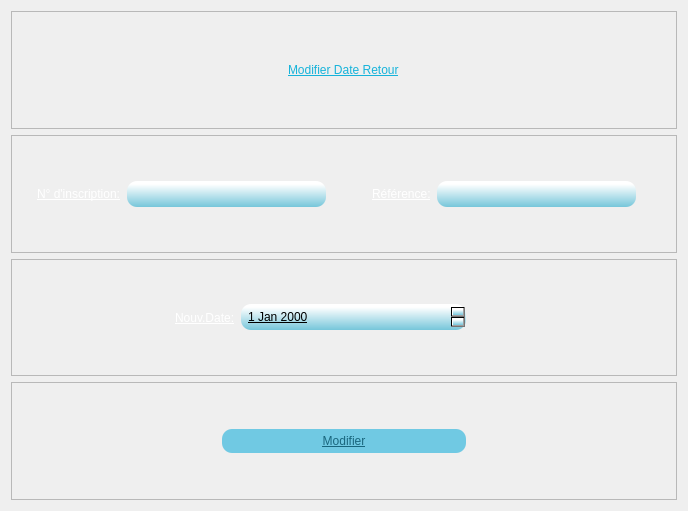
<?xml version="1.0" encoding="UTF-8"?>
<ui version="4.0">
 <class>Dialog</class>
 <widget class="QDialog" name="Dialog">
  <property name="geometry">
   <rect>
    <x>0</x>
    <y>0</y>
    <width>688</width>
    <height>511</height>
   </rect>
  </property>
  <property name="windowTitle">
   <string>Dialog</string>
  </property>
  <property name="styleSheet">
   <string notr="true">background-image: url(:/background/b.png);</string>
  </property>
  <layout class="QVBoxLayout" name="verticalLayout">
   <item>
    <widget class="QFrame" name="frame">
     <property name="frameShape">
      <enum>QFrame::StyledPanel</enum>
     </property>
     <property name="frameShadow">
      <enum>QFrame::Raised</enum>
     </property>
     <layout class="QHBoxLayout" name="horizontalLayout">
      <item alignment="Qt::AlignHCenter">
       <widget class="QLabel" name="label">
        <property name="styleSheet">
         <string notr="true">font: 18pt &quot;Bauhaus 93&quot;;
text-decoration: underline;
color: qlineargradient(spread:pad, x1:1, y1:1, x2:1, y2:0.12, stop:0 rgba(22, 179, 218, 255), stop:1 rgba(255, 255, 255, 255));</string>
        </property>
        <property name="text">
         <string>Modifier Date Retour</string>
        </property>
       </widget>
      </item>
     </layout>
    </widget>
   </item>
   <item>
    <widget class="QFrame" name="frame_4">
     <property name="frameShape">
      <enum>QFrame::StyledPanel</enum>
     </property>
     <property name="frameShadow">
      <enum>QFrame::Raised</enum>
     </property>
     <layout class="QHBoxLayout" name="horizontalLayout_2" stretch="1,2,1,2">
      <property name="rightMargin">
       <number>40</number>
      </property>
      <item alignment="Qt::AlignRight">
       <widget class="QLabel" name="label_2">
        <property name="styleSheet">
         <string notr="true">font: 16pt &quot;Gloucester MT Extra Condensed&quot;;
color: rgb(255, 255, 255);
text-decoration: underline;</string>
        </property>
        <property name="text">
         <string>N° d'inscription:</string>
        </property>
       </widget>
      </item>
      <item>
       <widget class="QLineEdit" name="lineEdit">
        <property name="styleSheet">
         <string notr="true">font: bold 12px/25px Arial, sans-serif;  
border-radius: 10px;
color: rgb(0, 0, 0);

background-color: qlineargradient(spread:pad, x1:1, y1:1, x2:1, y2:0.12, stop:0 rgba(118, 198, 218, 255), stop:1 rgba(255, 255, 255, 255));

padding:5;
font: 11pt &quot;Malgun Gothic&quot;;
text-decoration: underline;</string>
        </property>
        <property name="maxLength">
         <number>8</number>
        </property>
       </widget>
      </item>
      <item alignment="Qt::AlignRight">
       <widget class="QLabel" name="label_3">
        <property name="styleSheet">
         <string notr="true">font: 16pt &quot;Gloucester MT Extra Condensed&quot;;
color: rgb(255, 255, 255);
text-decoration: underline;</string>
        </property>
        <property name="text">
         <string>Référence:</string>
        </property>
       </widget>
      </item>
      <item>
       <widget class="QLineEdit" name="lineEdit_2">
        <property name="styleSheet">
         <string notr="true">font: bold 12px/25px Arial, sans-serif;  
border-radius: 10px;
color: rgb(0, 0, 0);

background-color: qlineargradient(spread:pad, x1:1, y1:1, x2:1, y2:0.12, stop:0 rgba(118, 198, 218, 255), stop:1 rgba(255, 255, 255, 255));

padding:5;
font: 11pt &quot;Malgun Gothic&quot;;
text-decoration: underline;</string>
        </property>
        <property name="maxLength">
         <number>8</number>
        </property>
       </widget>
      </item>
     </layout>
    </widget>
   </item>
   <item>
    <widget class="QFrame" name="frame_2">
     <property name="frameShape">
      <enum>QFrame::StyledPanel</enum>
     </property>
     <property name="frameShadow">
      <enum>QFrame::Raised</enum>
     </property>
     <layout class="QHBoxLayout" name="horizontalLayout_3" stretch="1,2">
      <property name="leftMargin">
       <number>110</number>
      </property>
      <property name="rightMargin">
       <number>210</number>
      </property>
      <item alignment="Qt::AlignRight">
       <widget class="QLabel" name="label_4">
        <property name="styleSheet">
         <string notr="true">font: 16pt &quot;Gloucester MT Extra Condensed&quot;;
color: rgb(255, 255, 255);
text-decoration: underline;</string>
        </property>
        <property name="text">
         <string>Nouv.Date:</string>
        </property>
       </widget>
      </item>
      <item>
       <widget class="QDateEdit" name="dateEdit">
        <property name="styleSheet">
         <string notr="true">font: bold 12px/25px Arial, sans-serif;  
border-radius: 10px;
color: rgb(0, 0, 0);

background-color: qlineargradient(spread:pad, x1:1, y1:1, x2:1, y2:0.12, stop:0 rgba(118, 198, 218, 255), stop:1 rgba(255, 255, 255, 255));

padding:5;
font: 11pt &quot;Malgun Gothic&quot;;
text-decoration: underline;</string>
        </property>
       </widget>
      </item>
     </layout>
    </widget>
   </item>
   <item>
    <widget class="QFrame" name="frame_3">
     <property name="frameShape">
      <enum>QFrame::StyledPanel</enum>
     </property>
     <property name="frameShadow">
      <enum>QFrame::Raised</enum>
     </property>
     <layout class="QHBoxLayout" name="horizontalLayout_4">
      <property name="leftMargin">
       <number>200</number>
      </property>
      <property name="rightMargin">
       <number>200</number>
      </property>
      <item>
       <widget class="QPushButton" name="pushButton">
        <property name="cursor">
         <cursorShape>PointingHandCursor</cursorShape>
        </property>
        <property name="styleSheet">
         <string notr="true">  margin: 10px;
font: bold 12px/25px Arial, sans-serif;  
border-radius: 10px;
color: #19667d;
background: #70c9e3;
padding:5;
font: 14pt &quot;Impact&quot;;
text-decoration: underline;</string>
        </property>
        <property name="text">
         <string>Modifier</string>
        </property>
       </widget>
      </item>
     </layout>
    </widget>
   </item>
  </layout>
 </widget>
 <resources>
  <include location="../../../images/test.qrc"/>
 </resources>
 <connections/>
</ui>
